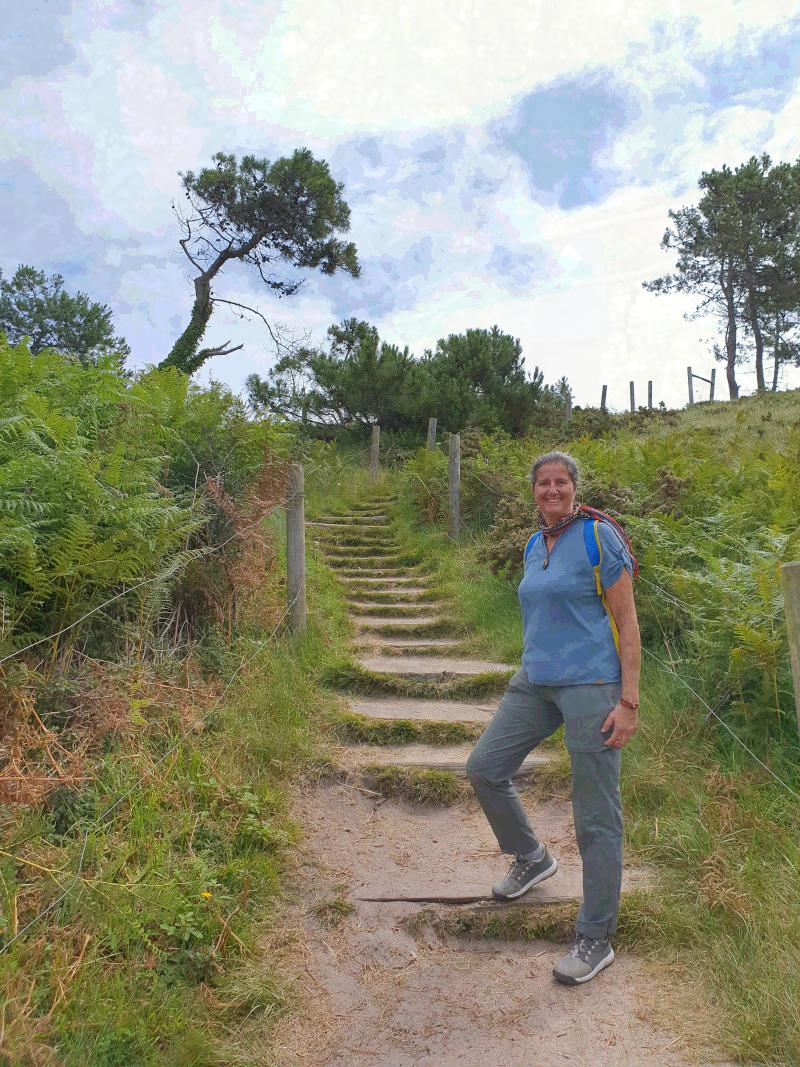
#> input picture ressources/PhotoCoded.jpg, 800 x 1067 px
$ python -i steganographie.py   (imports and definitions only)
#> lines starting #> are read from the running program, lines starting #| are printed output that depends on the picture
#> further down, picture is the input picture: PIL image 800x1067 RGB; mean R, G, B 145.1, 146.8, 127.2
#Steganographie
from PIL import Image

#T
def CodeAsciiVersListe(num):
    liste=[]
    for c in format(num,"08b"):
        liste.append(c)
    return(liste)

def FusionDeuxListes(listeA, listeB):
    liste=[]
    for i in range(0,4):
        liste.append(listeA[i])
    for i in range(0,4):
        liste.append(listeB[i])

    return(liste)

def ListeVersAscii(liste):
    strBin=""
    for c in liste:
        strBin=strBin+c

    return(int(strBin,base=2))

def fusionPixel(pixel1, pixel2):
    pixel=list((0,0,0))

    for i in range(0,3):
        bin1=CodeAsciiVersListe(pixel1[i])
        bin2=CodeAsciiVersListe(pixel2[i])
        fusion=FusionDeuxListes(bin1, bin2)
        pixel[i]=ListeVersAscii(fusion)
    return tuple(pixel)

def Codage(photo1, photo2):
    width1, height1 = photo1.size
    width2, height2 = photo2.size

    if width1==width2 and height1==height2 :
        photoResult=Image.new(mode = "RGB", size = (width1, height1))
        for y in range(0,height1):
            for x in range(0,width1):
                coordinates = x, y
                pixel1=photo1.getpixel(coordinates)
                pixel2=photo2.getpixel(coordinates)
                pixelResut=fusionPixel(pixel1, pixel2)
                photoResult.putpixel(coordinates,pixelResut)
        return photoResult
    else :
        print("Les images doivent avoir la même taille")
        return -1

def decodagePixel(pixel):
    pixel1=[]
    pixel2=[]
    for i in range(0,3):
        bin=CodeAsciiVersListe(pixel[i])
        bin1=bin[:4]+['0','0','0','0']
        bin2=bin[4:]+['0','0','0','0']

        #print("bin="+str(bin))
        #print("bin1="+str(bin1))
        #print("bin2="+str(bin2))

        pixel1.append(ListeVersAscii(bin1))
        pixel2.append(ListeVersAscii(bin2))

    return(tuple(pixel1), tuple(pixel2))

def Decodage(photo):
    width, height = photo.size
#> width = 800; height = 1067

    photo1=Image.new(mode = "RGB", size = (width, height))
#> photo1: PIL image 800x1067 RGB; every value is 0
    photo2=Image.new(mode = "RGB", size = (width, height))

    for y in range(0,height):
        for x in range(0,width):
            coordinates = x, y
            pixel=photo.getpixel(coordinates)
            doublePixel=decodagePixel(pixel)
            photo1.putpixel(coordinates,doublePixel[0])
            photo2.putpixel(coordinates,doublePixel[1])
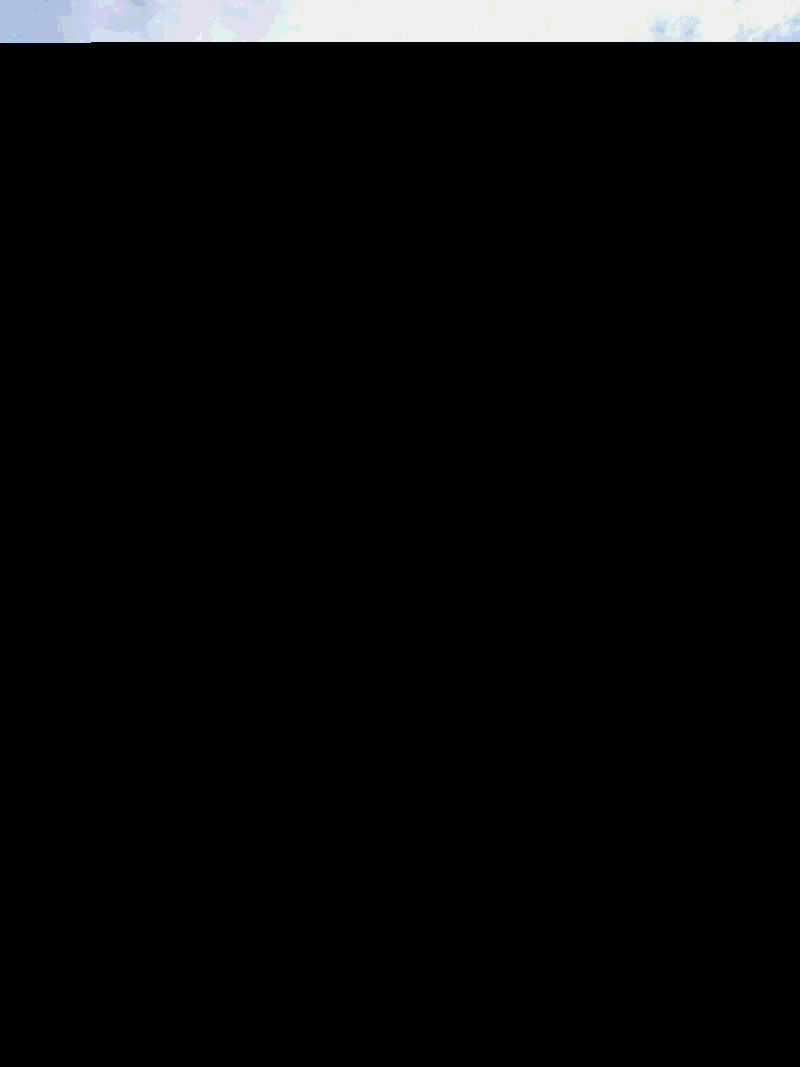
#> photo1: PIL image 800x1067 RGB; mean R, G, B 8.9, 9.1, 9.3
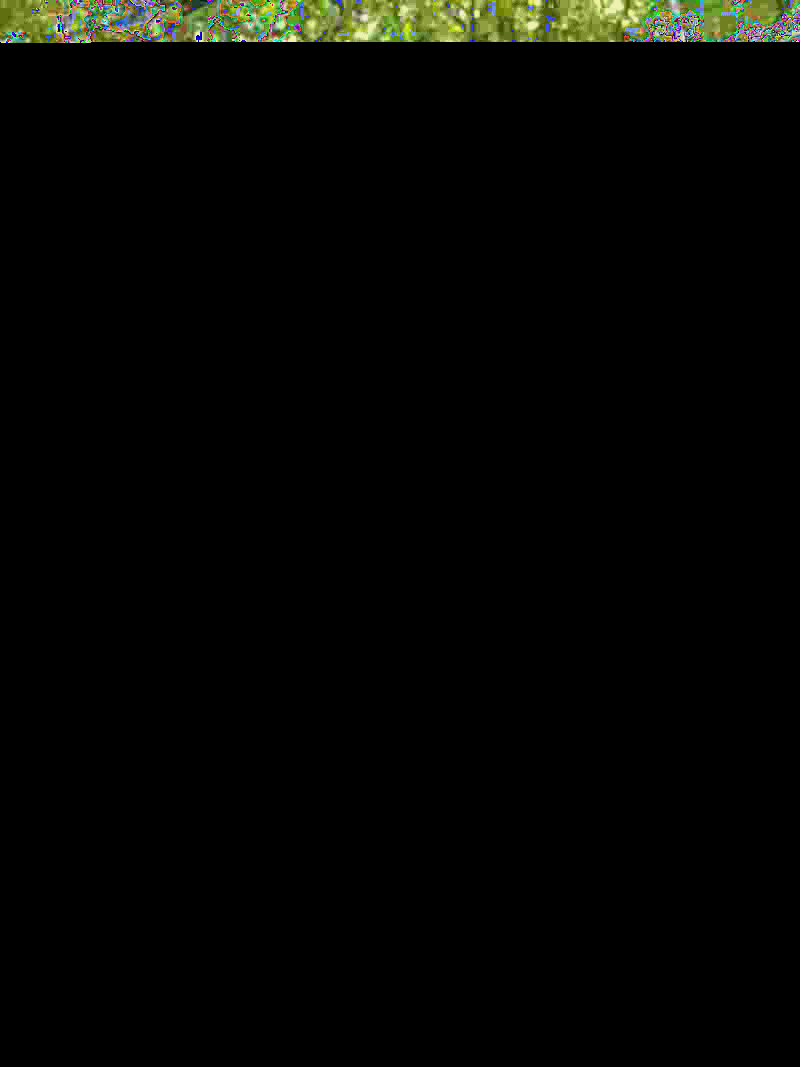
#> photo2: PIL image 800x1067 RGB; mean R, G, B 5, 5.7, 3.1

    photo1.show()
    photo2.show()

'''
# Codage
photo1 = Image.open('ressources/image1.jpg')
photo2 = Image.open('ressources/image3.jpg')

photoResult=Codage(photo1, photo2)
photoResult.show()
photoResult.save("ressources/PhotoCoded2.png")
'''


# Decodage
# [2 lines not run here, left out]


'''
ListeA=CodeAsciiVersListe(150)
ListeB=CodeAsciiVersListe(50)
print(ListeA)
print(ListeB)
result=(FusionDeuxListes(ListeA, ListeB))
print(result)
print(ListeVersAscii(result))
'''

>>> from PIL import Image
>>> picture = Image.open('ressources/PhotoCoded.jpg')
#> (the run stopped early here; a loop or call above may not have finished)
